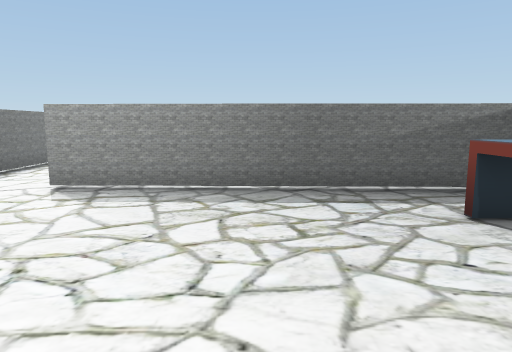
[1] (above)

17 first-person views from a walk through a scene from a Unity 3-D project. The camera is 1.4 m above the floor, tilts 8° down and sees 70° across. The floor is counted in squares, 1 m on a side. Each view is taken from the middle of a square. On the plan, view 1 faces up. The plan holds only what a view shows up to about 16 squares ahead; the rest is blank. The place goes on beyond the plan.

[2]
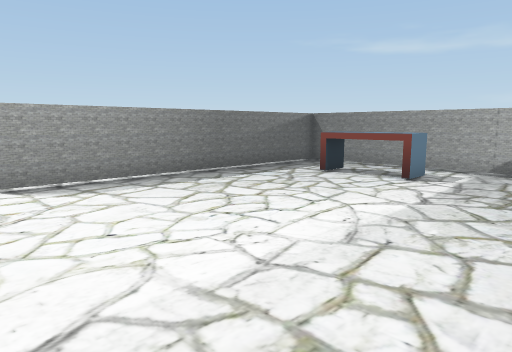

[3]
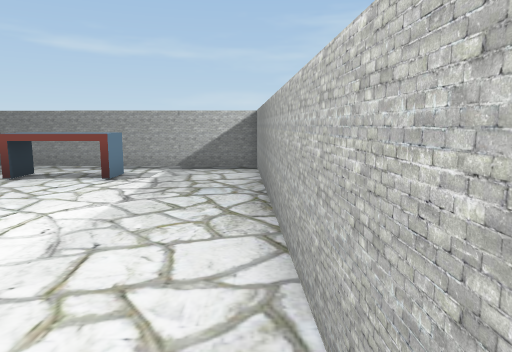

[4]
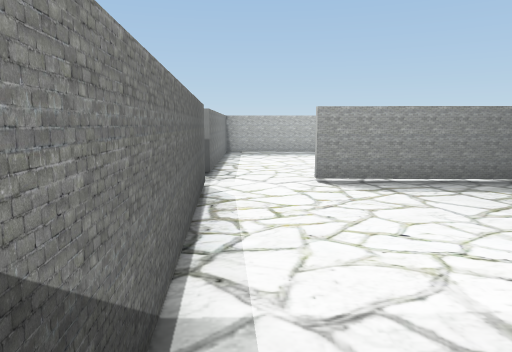

[5]
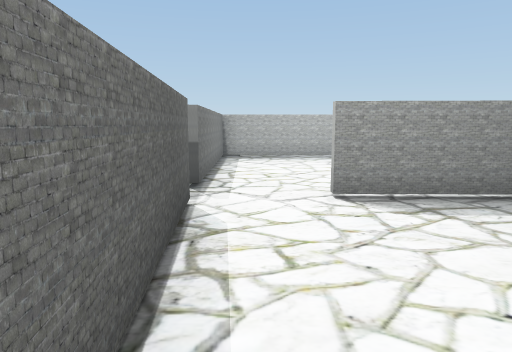

[6]
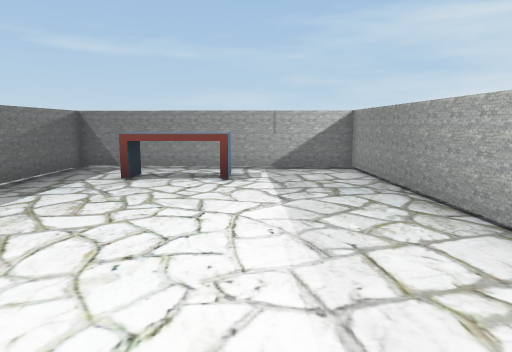

[7]
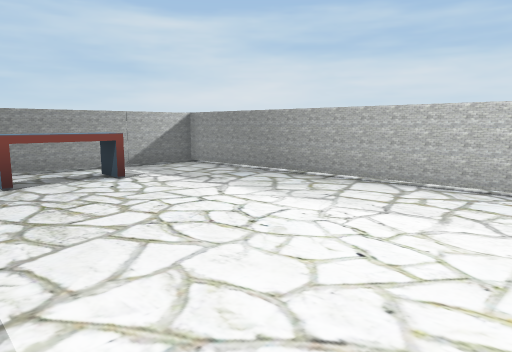

[8]
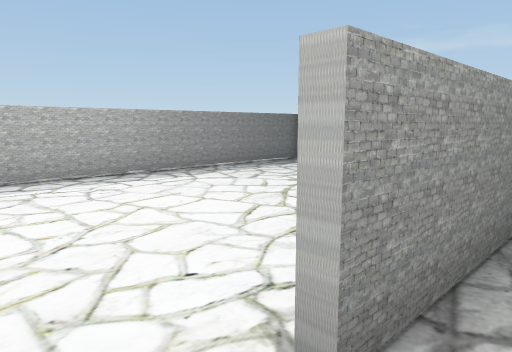

[9]
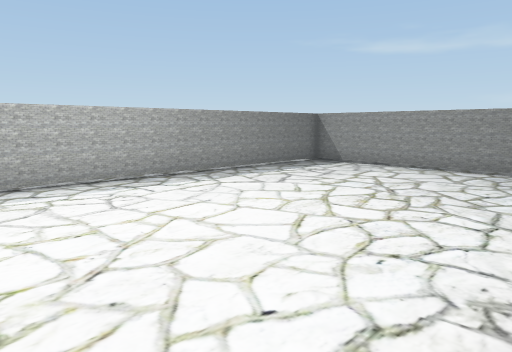

[10]
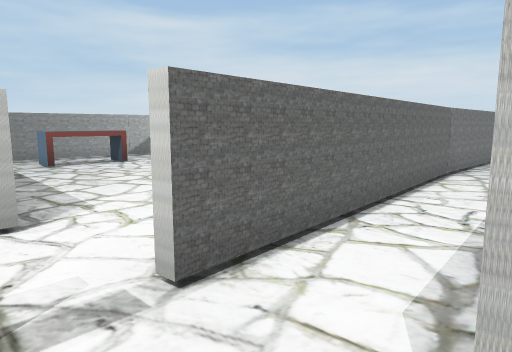

[11]
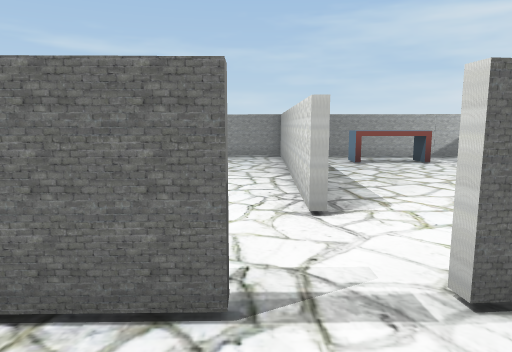

[12]
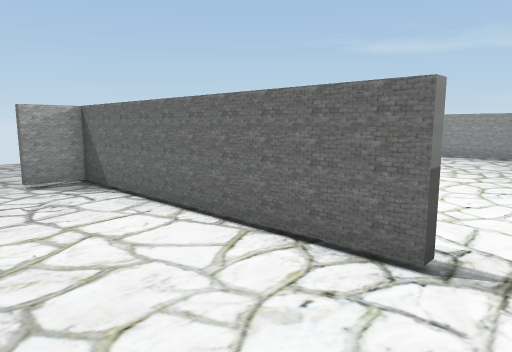

[13]
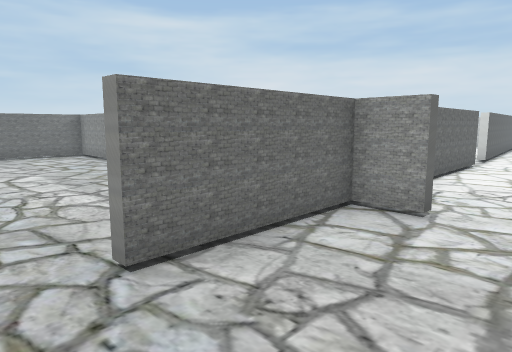

[14]
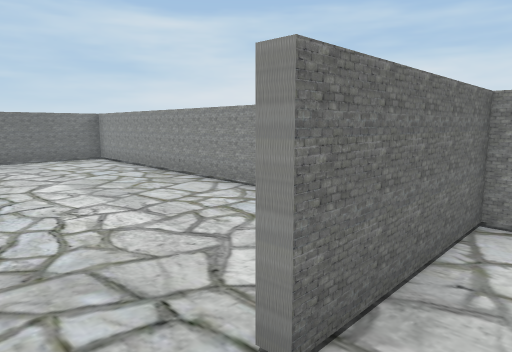

[15]
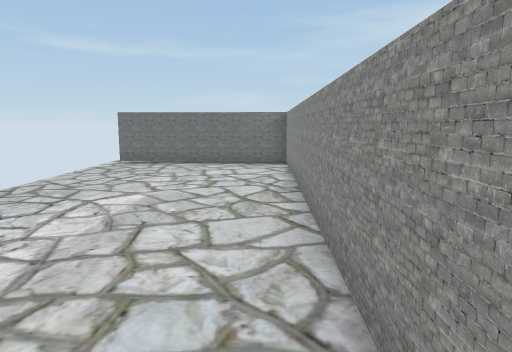

[16]
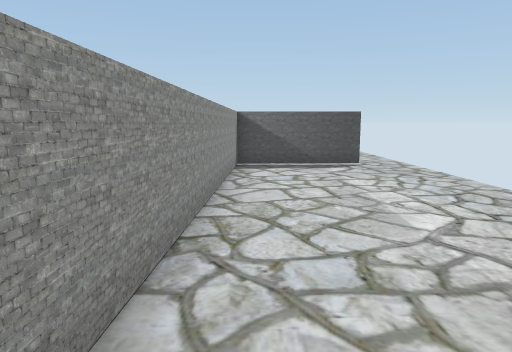

[17]
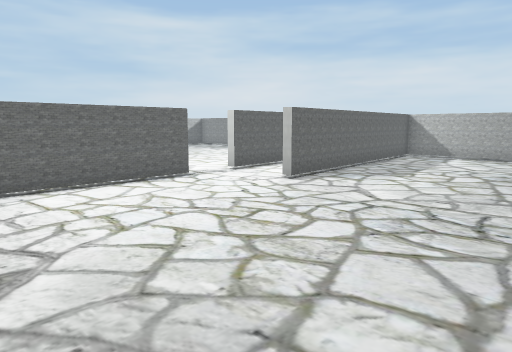

### Floor plan
Ten units are one square. View 1 is at (0, 0); x grows to the right and y downward. Boxes are objects, and circles mark ways between rooms. Rooms are numbered by the first view taken in them; rooms with no view inside come last. Other rooms are left out.
<svg viewBox="-145 -235 212 255">
<path fill="none" stroke="#000" d="M-72 -74 -65 4M-55 15 55 10 58 -77 -45 -79 -45 -82M-76 -91 -77 -171 -90 -171 -90 -174 -77 -174 -78 -216M-72 -34 -75 -74M-131 14 -92 14 -100 -77M-75 -216 -75 -174 61 -169 62 -230M-45 -82 58 -79 61 -166 -75 -171 -73 -91"/>
<rect x="25" y="-55" width="20" height="30" fill="#bbb"><title>other object</title></rect>
<circle cx="-70" cy="-85" r="3" fill="#2a7"/>
<circle cx="-55" cy="-90" r="3" fill="#2a7"/>
<circle cx="-80" cy="-225" r="3" fill="#2a7"/>
<text x="-10" y="-40">1</text>
<text x="-140" y="-110">2</text>
<text x="-10" y="-210">3</text>
<text x="-10" y="-130">4</text>
</svg>
Room 1 opens to room 2. Room 1 opens to room 4. Room 2 opens to room 3.

Where each view was taken, in squares from view 1:
view 1: 0 up, 0 right, facing up
view 2: 1 down, 6 left, facing up-right
view 3: 1 down, 6 left, facing right
view 4: 1 down, 6 left, facing up
view 5: 1 up, 6 left, facing up
view 6: 2 up, 6 left, facing right
view 7: 7 up, 6 left, facing down-right
view 8: 7 up, 6 left, facing up-right
view 9: 8 up, 6 left, facing up-right
view 10: 9 up, 10 left, facing down-right
view 11: 9 up, 10 left, facing right
view 12: 8 up, 11 left, facing up-right
view 13: 23 up, 11 left, facing down-right
view 14: 23 up, 9 left, facing down-right
view 15: 18 up, 7 left, facing right
view 16: 18 up, 5 right, facing left
view 17: 15 up, 16 left, facing down-right
